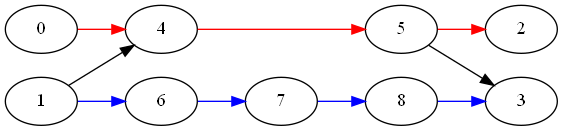

Source code (Python):
#! /usr/bin/env python

import random

random.seed(1000)

import project
import warnings

pairs = [ ( 0, 2 ), ( 1, 3 ) ]

edges = [ 
    ('s', 0),
    ('s', 1),
    (0,4),
    (4,5),
    (5,2),
    (1,4),
    (5,3),
    (1,6),
    (6,7),
    (7,8),
    (8,3)
]

g = project.DpGraph( 2 )
g.add_edges( edges )

solution = project.lpSolveDp( pairs, g.edges )

firstPath, secondPath = project.suurb( 's', [2,3], g.edges )
# Trim source 's' from front end
paths = [ firstPath[1:], secondPath[1:] ]
trimEdges = [ (u,v) for (u,v) in edges if u != 's' ]

distances, parents = project.dijkstra( 0, {edge:1 for edge in g.edges} )

print( "First path: ", firstPath )
print( "Second path:", secondPath)

try:
    import pygraphviz as pgv
    G = pgv.AGraph( directed=True )
    G.add_edges_from( trimEdges )
    
    G.subgraph( [ 0, 1 ], rank="source" )
    G.subgraph( [ 2, 3 ], rank="sink")

    with warnings.catch_warnings():
        warnings.filterwarnings( "ignore", message=".*3n.1 points" )
        G.layout( prog='dot', args = '-Grankdir=LR')

        colors = ['red', 'blue']
        for iPair in range(len(pairs)):
            orderly = [pairs[iPair][0]]
            while len(solution[iPair]):
                nextEdge = [ edge for edge in solution[iPair] if edge[0] == orderly[-1] ]
                nextEdge = nextEdge[0] # Will fail if the solution is broken
                G.get_edge(*nextEdge).attr["color"] = colors[iPair]
                iNext = solution[iPair].index(nextEdge)
                solution[iPair].pop( iNext )
                orderly.append( nextEdge[1] )
            print( f"Path {iPair}:")
            print( "->".join([str(v) for v in orderly]) )


        G.draw( f"suurbGraph.png" )

except Exception as e:
    print( f"Failed to draw display graph.")
    raise e
